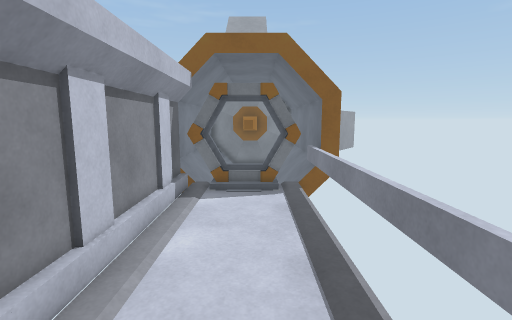
view 1 (above)

14 first-person views from a walk through a Unity game level. The camera is 1.5 m above the floor, tilts 8° down and sees 85° across. The floor is counted in squares, 0.5 m on a side. Each view is taken from the middle of a square. On the plan, view 1 faces up. The plan holds only what a view shows up to about 20 squares ahead; the rest is blank. The place goes on beyond the plan. The player character is not drawn. Surface patterns are stand-ins for the level's own textures.

view 2
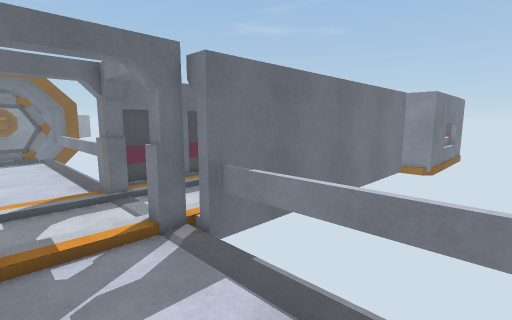

view 3
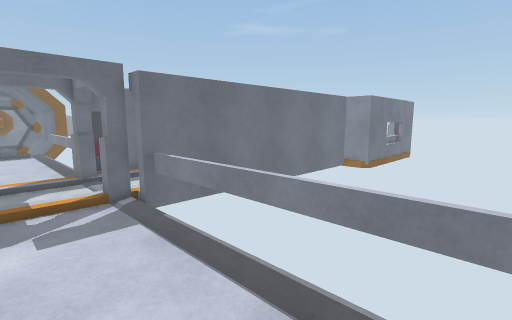

view 4
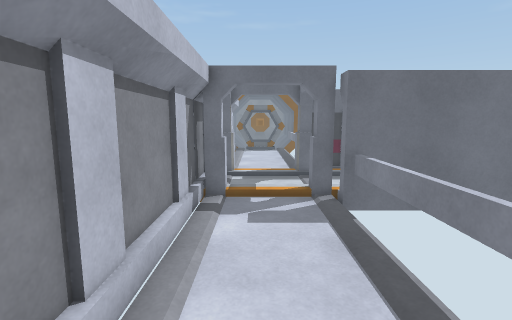

view 5
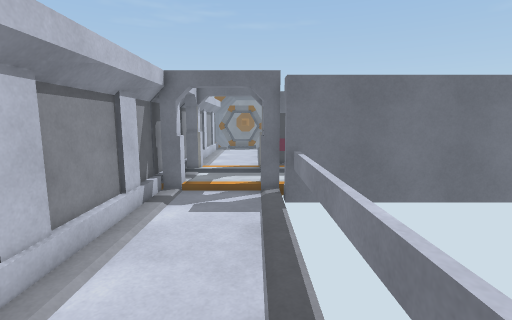

view 6
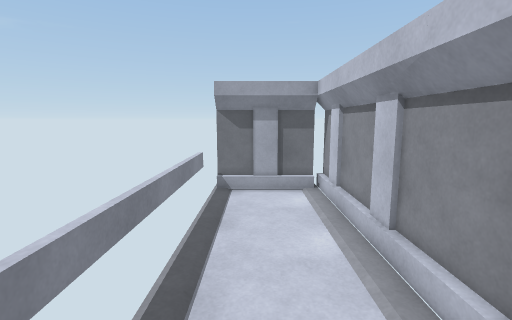

view 7
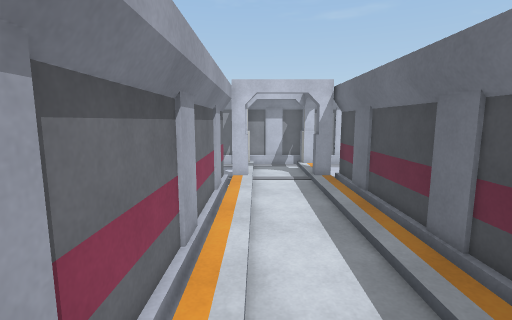

view 8
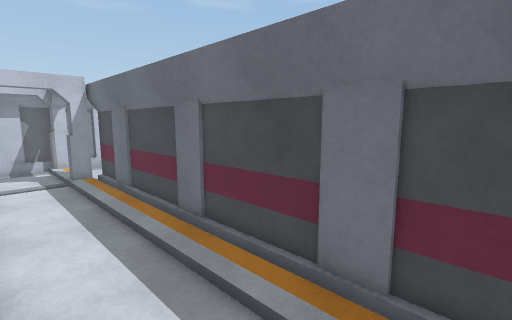

view 9
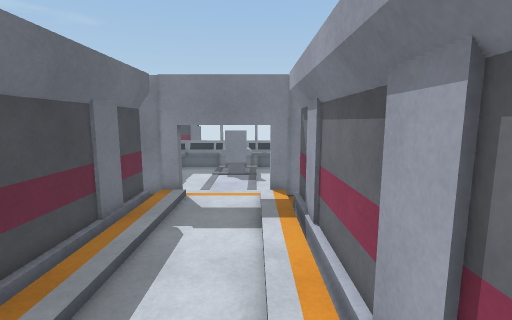

view 10
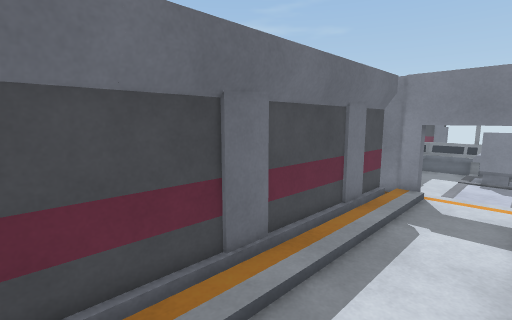

view 11
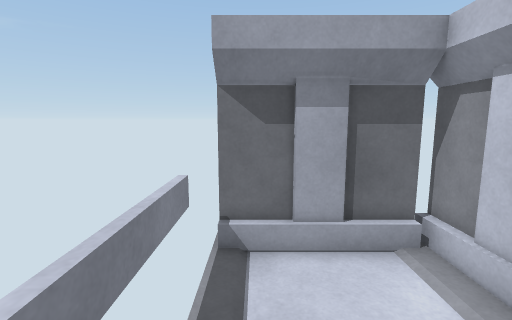

view 12
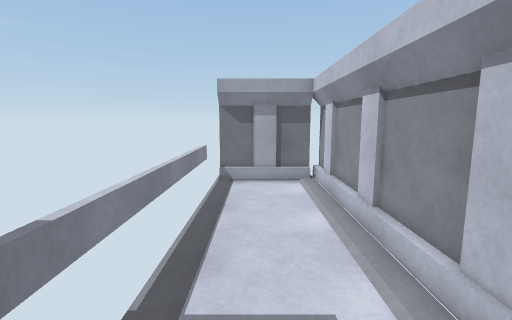

view 13
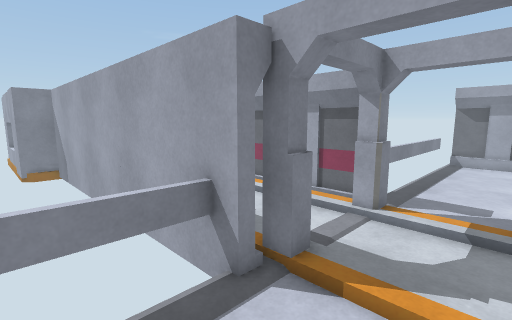

view 14
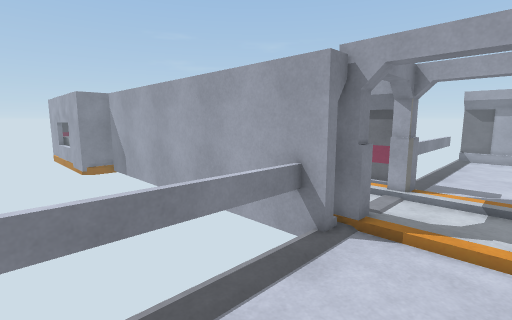

### Floor plan
Key: @ floor where view 1 was taken; # wall or solid block; . floor; / step, stairs or slope; G gate; O other object.
Columns run from 4 left of view 1 to 20 right of it. Each row starts with its distance up from view 1.
 15 O      O O
 14 O      OOO
 13 O G GG OO
 12  #G//GGO
 11  #....OO
 10  #....OO
  9  #....OO
  8  #....OO
  7  #....OO
  6  #....OO
  5  #....OO
  4  #....OO
  3  #....OO
  2  #....OO
  1  #....OO              OOO
  0  #..@.####          ##O
 -1  #////################O
 -2  #O//OO///////////////O
 -3  #....................O
 -4  #....................O
 -5  #////O///////////////O
 -6  #O//OO   ##########  O
 -7  #....####          ##O
 -8  #....OO              OOO
 -9  #....OO
-10  #....OO
-11  #....OO
-12  #....OO
-13  #....OO
-14  #....OO
-15  #....OO
-16  #....OO
-17  #....OO
-18  #....OO
-19  ######O
-20      ##

Positions as (right, up) in squares from view 1, and headings:
1: (0, 0), facing up
2: (-2, -13), facing up-right
3: (-2, -17), facing up-right
4: (-1, -17), facing up
5: (1, -18), facing up
6: (0, -6), facing down
7: (16, -5), facing left
8: (17, -5), facing up-left
9: (7, -5), facing right
10: (6, -5), facing up-right
11: (1, -13), facing down
12: (0, -5), facing down
13: (-2, 3), facing down-right
14: (-2, 6), facing down-right
